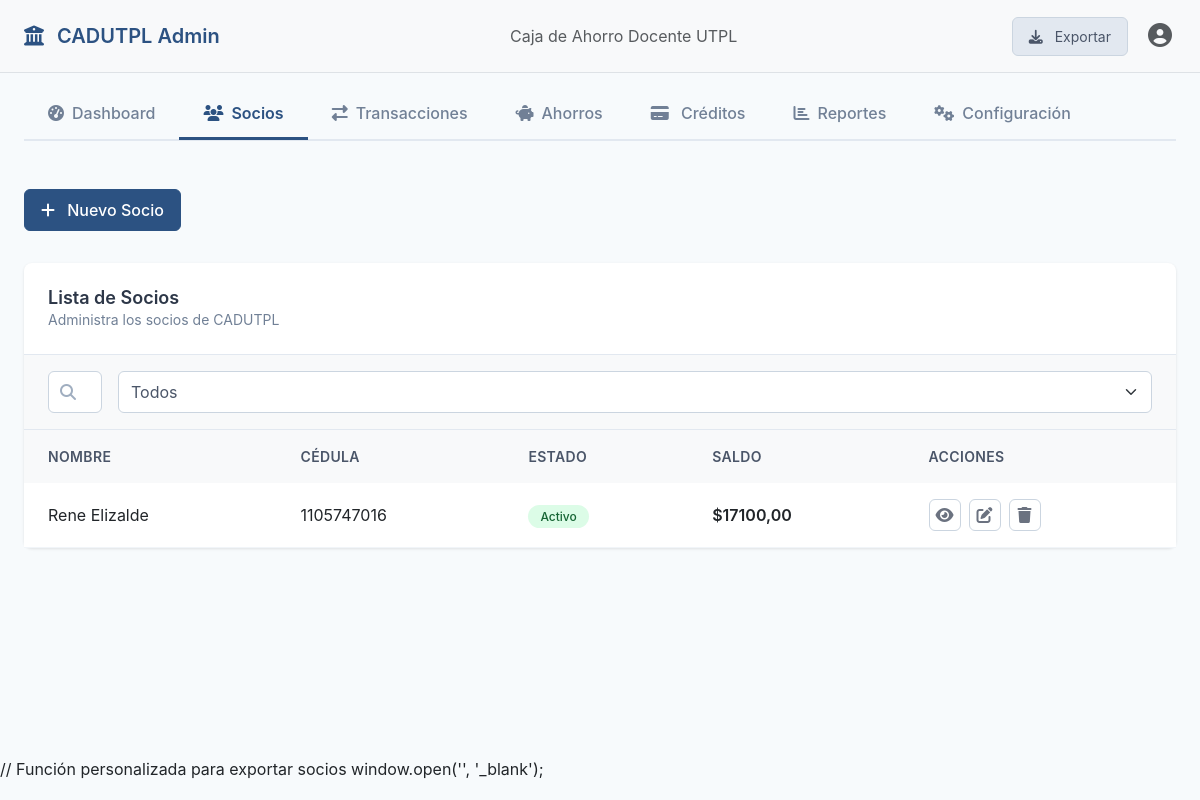
The app's page /users/admin/listar/ (signed in), older data.
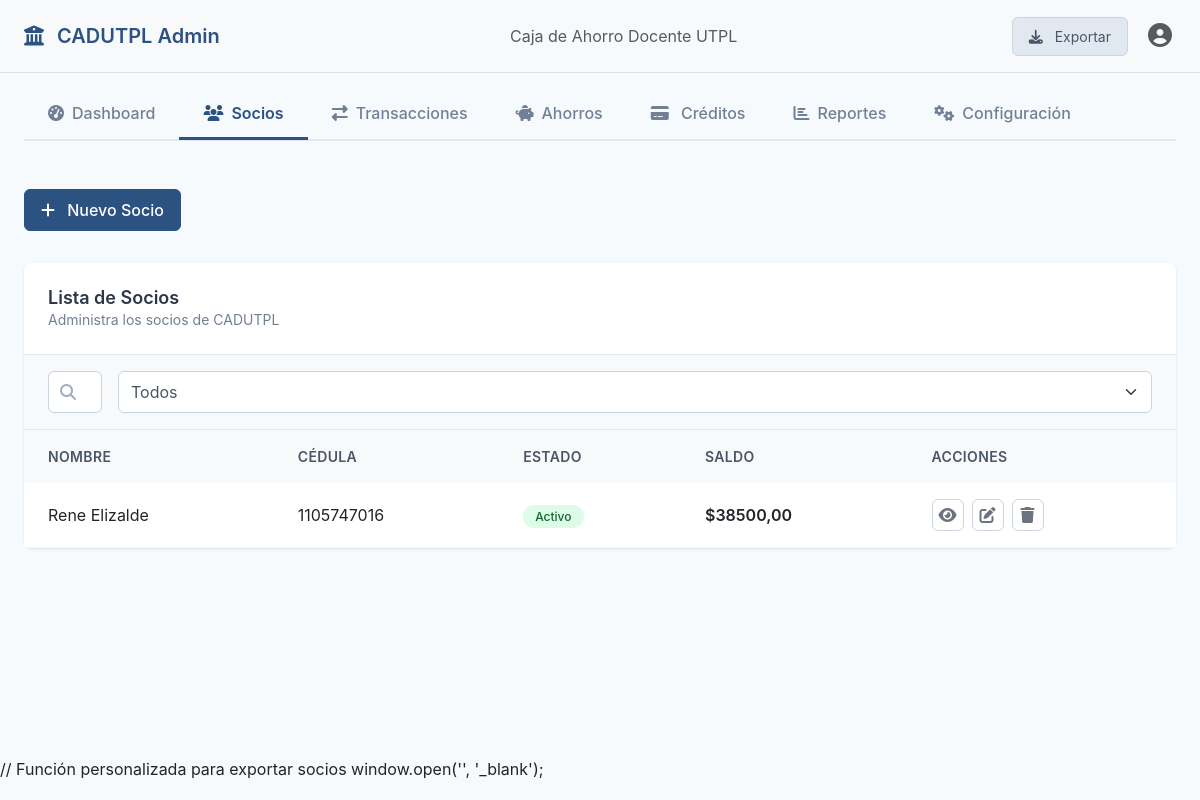
The same page, newer data.
### users/models.py (models this page shows, shortened)
class CustomUser(AbstractUser):
    username = models.CharField(
        max_length=150,
        unique=True,
        verbose_name="Nombre de usuario",
        null=True,
        blank=True,  # Permite que sea opcional para los usuarios normales
    )
    email = models.EmailField(unique=True)
    phone = models.CharField(max_length=15, blank=True, null=True)
    document_type = models.CharField(
        max_length=20,
        choices=[("CEDULA", "CEDULA"), ("RUC", "RUC"), ("PASSPORT", "Pasaporte")],
    )
    document_number = models.CharField(max_length=20)
    reference_number = models.CharField(max_length=100, unique=True, default=uuid.uuid4)
    address = models.CharField(max_length=255, blank=True)
    profile_picture = models.ImageField(
        upload_to="profile_pictures/", blank=True, null=True
    )
    account_balance = models.DecimalField(max_digits=10, decimal_places=2, default=0)
    is_verified = models.BooleanField(default=False)
    preferred_currency = models.CharField(max_length=3, default="USD")
    preferred_language = models.CharField(max_length=2, default="es")
    created_at = models.DateTimeField(auto_now_add=True)
    updated_at = models.DateTimeField(auto_now=True)
    USERNAME_FIELD = "email"  # El email sigue siendo el identificador único
    REQUIRED_FIELDS = [
        "username"
    ]  # Hacer que username sea requerido para superusuarios
    objects = CustomUserManager()  # Asignar el manager personalizado
    class Meta:
        db_table = "custom_users"

### wallets/models.py (models this page shows, shortened)
class Wallet(models.Model):
    user = models.OneToOneField(CustomUser, on_delete=models.CASCADE, related_name='wallet')
    balance = models.DecimalField(max_digits=10, decimal_places=2, default=0)
    total_credit_line = models.DecimalField(max_digits=10, decimal_places=2, default=2000)
    available_credit = models.DecimalField(max_digits=10, decimal_places=2, default=2000)
    created_at = models.DateTimeField(auto_now_add=True)
    updated_at = models.DateTimeField(auto_now=True)

### users/views.py (the view)
# urls.py: path("admin/listar/", socio_list_view, name="socio_list"),
@login_required
def socio_list_view(request):
    socios = CustomUser.objects.filter(is_staff=False).select_related("wallet")
    context = {"socios": socios}
    return render(request, "users/gestion_socios.html", context)

### users/templates/users/gestion_socios.html (shortened to what the changed rows need)
<!DOCTYPE html>
<html lang="es">
<head>
    <link href="https://cdnjs.cloudflare.com/ajax/libs/bootstrap/5.3.0/css/bootstrap.min.css" rel="stylesheet">
    <link href="https://cdnjs.cloudflare.com/ajax/libs/font-awesome/6.4.0/css/all.min.css" rel="stylesheet">
</head>
<body>
    <div class="container-fluid px-4 main-content">
        {% block content %}
        <div class="row">
            <div class="col-12">
                <div class="card socios-card">
                    <div class="table-responsive">
                        <table class="table socios-table" id="sociosTable">
                            <thead>
                                <tr>
                                    <th>Nombre</th>
                                    <th>Cédula</th>
                                    <th>Estado</th>
                                    <th>Saldo</th>
                                    <th>Acciones</th>
                                </tr>
                            </thead>
                            <tbody>
                                {% for socio in socios %}
                                <tr>
                                    <td>{{ socio.first_name }} {{ socio.last_name }}</td>
                                    <td>{{ socio.document_number }}</td>
                                    <td>
                                        {% if socio.is_active %}
                                        <span class="badge-activo">Activo</span>
                                        {% else %}
                                        <span class="badge-inactivo">Inactivo</span>
                                        {% endif %}
                                    </td>
                                    <td class="saldo-amount">${{ socio.wallet.balance }}</td>
                                    <td>
                                        <div class="action-buttons">
                                            <button class="btn btn-action btn-view" title="Ver detalles"
                                                data-bs-toggle="modal" data-bs-target="#viewSocioModal"
                                                data-name="Dr. {{ socio.first_name }} {{ socio.last_name }}"
                                                data-document="{{ socio.document_number }}"
                                                data-status="{% if socio.is_active %}Activo{% else %}Inactivo{% endif %}"
                                                data-email="{{ socio.email }}" data-phone="{{ socio.phone }}"
                                                data-balance="${{ socio.wallet.balance }}"
                                                data-date="{{ socio.date_joined|date:'Y-m-d' }}">
                                                <i class="fas fa-eye"></i>
                                            </button>
                                            <button class="btn btn-action btn-edit" title="Editar"
                                                onclick="editSocio({{ socio.id }})">
                                                <i class="fas fa-edit"></i>
                                            </button>
                                            <button class="btn btn-action btn-delete" title="Eliminar"
                                                onclick="deleteSocio({{ socio.id }}, '{{ socio.get_full_name }}')">
                                                <i class="fas fa-trash"></i>
                                            </button>
                                        </div>
                                    </td>
                                </tr>
                                {% empty %}
                                <tr>
                                    <td colspan="6" class="text-center text-muted py-4">No hay socios registrados.</td>
                                </tr>
                                {% endfor %}
                            </tbody>
                        </table>
                    </div>
                </div>
            </div>
        </div>
        {% endblock %}
    </div>
</body>
</html>

Row changes from the older to the newer data that the page shows:
changed CustomUser "Rene": wallet.balance "17100,00" → "38500,00"
